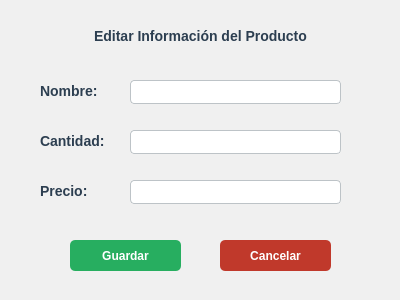
<?xml version="1.0" encoding="UTF-8"?>
<ui version="4.0">
 <class>DialogModificar</class>
 <widget class="QDialog" name="DialogModificar">
  <property name="geometry">
   <rect>
    <x>0</x>
    <y>0</y>
    <width>400</width>
    <height>300</height>
   </rect>
  </property>
  <property name="windowTitle">
   <string>Modificar Producto</string>
  </property>
  <property name="styleSheet">
   <string notr="true">QDialog {
    background-color: #f0f0f0;
}
QLabel {
    font-size: 14px;
    font-weight: bold;
    color: #2c3e50;
}
QLineEdit {
    padding: 5px;
    border: 1px solid #bdc3c7;
    border-radius: 4px;
}
QPushButton {
    background-color: #2c3e50;
    color: white;
    border-radius: 5px;
    padding: 5px;
    font-weight: bold;
}
QPushButton:hover {
    background-color: #34495e;
}</string>
  </property>
  <widget class="QLabel" name="lblTitulo">
   <property name="geometry">
    <rect>
     <x>50</x>
     <y>20</y>
     <width>301</width>
     <height>31</height>
    </rect>
   </property>
   <property name="font">
    <font>
     <pointsize>14</pointsize>
     <bold>true</bold>
    </font>
   </property>
   <property name="text">
    <string>Editar Información del Producto</string>
   </property>
   <property name="alignment">
    <set>Qt::AlignCenter</set>
   </property>
  </widget>
  <widget class="QLabel" name="label">
   <property name="geometry">
    <rect>
     <x>40</x>
     <y>80</y>
     <width>81</width>
     <height>21</height>
    </rect>
   </property>
   <property name="text">
    <string>Nombre:</string>
   </property>
  </widget>
  <widget class="QLineEdit" name="txtNombreMod">
   <property name="geometry">
    <rect>
     <x>130</x>
     <y>80</y>
     <width>211</width>
     <height>24</height>
    </rect>
   </property>
  </widget>
  <widget class="QLabel" name="label_2">
   <property name="geometry">
    <rect>
     <x>40</x>
     <y>130</y>
     <width>81</width>
     <height>21</height>
    </rect>
   </property>
   <property name="text">
    <string>Cantidad:</string>
   </property>
  </widget>
  <widget class="QLineEdit" name="txtCantidadMod">
   <property name="geometry">
    <rect>
     <x>130</x>
     <y>130</y>
     <width>211</width>
     <height>24</height>
    </rect>
   </property>
  </widget>
  <widget class="QLabel" name="label_3">
   <property name="geometry">
    <rect>
     <x>40</x>
     <y>180</y>
     <width>81</width>
     <height>21</height>
    </rect>
   </property>
   <property name="text">
    <string>Precio:</string>
   </property>
  </widget>
  <widget class="QLineEdit" name="txtPrecioMod">
   <property name="geometry">
    <rect>
     <x>130</x>
     <y>180</y>
     <width>211</width>
     <height>24</height>
    </rect>
   </property>
  </widget>
  <widget class="QPushButton" name="btnGuardar">
   <property name="geometry">
    <rect>
     <x>70</x>
     <y>240</y>
     <width>111</width>
     <height>31</height>
    </rect>
   </property>
   <property name="styleSheet">
    <string notr="true">background-color: #27ae60; /* Verde para guardar */</string>
   </property>
   <property name="text">
    <string>Guardar</string>
   </property>
  </widget>
  <widget class="QPushButton" name="btnCancelar">
   <property name="geometry">
    <rect>
     <x>220</x>
     <y>240</y>
     <width>111</width>
     <height>31</height>
    </rect>
   </property>
   <property name="styleSheet">
    <string notr="true">background-color: #c0392b; /* Rojo para cancelar */</string>
   </property>
   <property name="text">
    <string>Cancelar</string>
   </property>
  </widget>
 </widget>
 <resources/>
 <connections/>
</ui>
